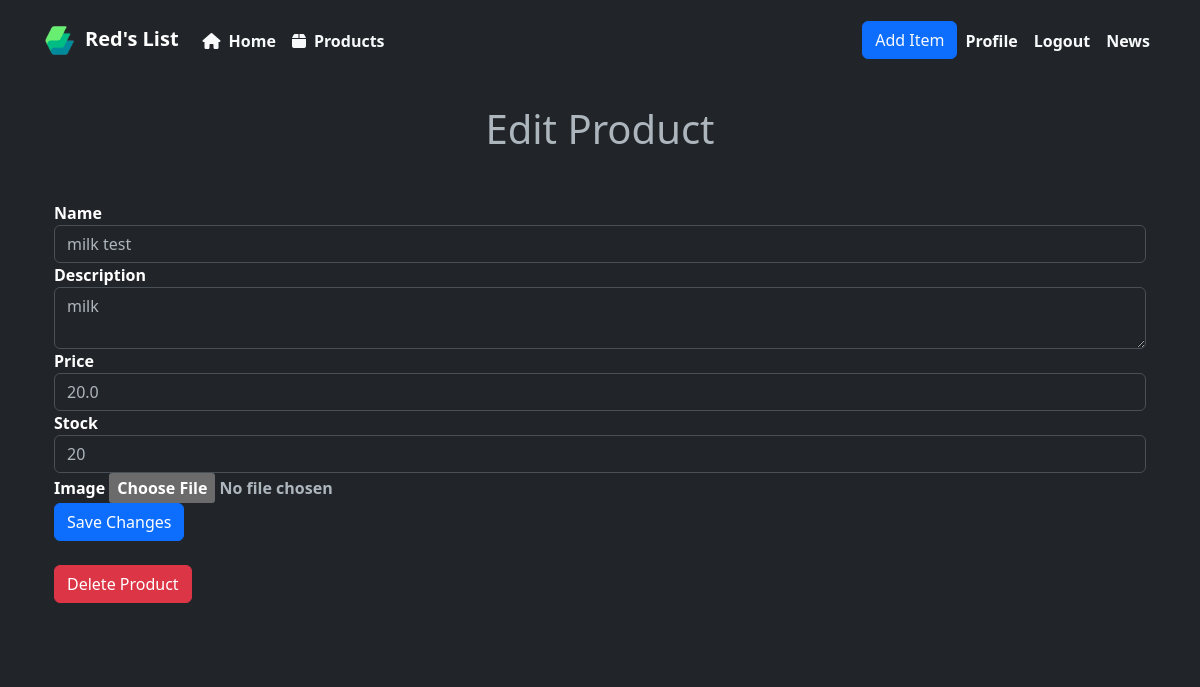
Page /edit_product/1 (signed in) on the committed database.
### app.py (models this page shows, shortened)
class Item(db.Model):
    id = db.Column(db.Integer, primary_key=True)
    name = db.Column(db.String(100), nullable=False)
    description = db.Column(db.Text, nullable=False)
    price = db.Column(db.Float, nullable=False)
    stock = db.Column(db.Integer, nullable=False)
    author_id = db.Column(db.Integer, db.ForeignKey('user.id'), nullable=False)
    image_file = db.Column(db.String(200), nullable=False)
    sales = db.relationship('Sales', backref='item', lazy=True)  # One-to-many relationship with Sales

### app.py (the view, shortened to what this page needs)
@app.route('/edit_product/<int:item_id>', methods=['GET', 'POST'])
@login_required
def edit_product(item_id):
    item = Item.query.get_or_404(item_id)
    if item.author != current_user and not current_user.is_admin:
        flash('You do not have permission to edit this item.', 'danger')
        return redirect(url_for('product_details', item_id=item.id))
    return render_template('edit_product.html', item=item)

### app.py (called while the page is built)
def check_user(user):
    user = db.session.query(User)
    if user == "None":
        new_user = User(username="DefaultUser", password="testing", email="email@gmail.com")
        db.session.add(new_user)
        db.session.commit()
    return user

@login_manager.user_loader
def load_user(user_id):
    check_user(user_id)
    if user_id is not None:
        return User.query.get(int(user_id))
    return None

### templates/edit_product.html (shortened to what this page needs)
{% extends 'layout.html' %}
{% block content %}
    <div class="container">
        <h1 class="text-center">Edit Product</h1>
        <form action="{{ url_for('edit_product', item_id=item.id) }}" method="POST" enctype="multipart/form-data" class="mt-5">
            <div class="form-group">
                <label for="name">Name</label>
                <input type="text" name="name" id="name" value="{{ item.name }}" required class="form-control">
            </div>
            <div class="form-group">
                <label for="description">Description</label>
                <textarea name="description" id="description" required class="form-control">{{ item.description }}</textarea>
            </div>
            <div class="form-group">
                <label for="price">Price</label>
                <input type="number" name="price" id="price" value="{{ item.price }}" step="0.01" required class="form-control">
            </div>
            <div class="form-group">
                <label for="stock">Stock</label>
                <input type="number" name="stock" id="stock" value="{{ item.stock }}" required min="0" class="form-control">
            </div>
            <div class="form-group">
                <label for="image">Image</label>
                <input type="file" name="image" id="image" class="form-control-file">
            </div>
            <button type="submit" class="btn btn-primary btn-block">Save Changes</button>
        </form>
        <form action="{{ url_for('delete_product', item_id=item.id) }}" method="POST" class="mt-4">
            <button type="submit" class="btn btn-danger btn-block">Delete Product</button>
        </form>
    </div>
{% endblock %}

### static/style.css (style rules this page uses)
body, ul { margin: 0; padding: 0; }
h1, h2, h3 { margin-bottom: 20px; }
* { font-weight: bolder; }
label { color: white; }
h1 { color: white; }

### rows in the picture
Item: name "milk test", description "milk", price "20.0", stock "20"
